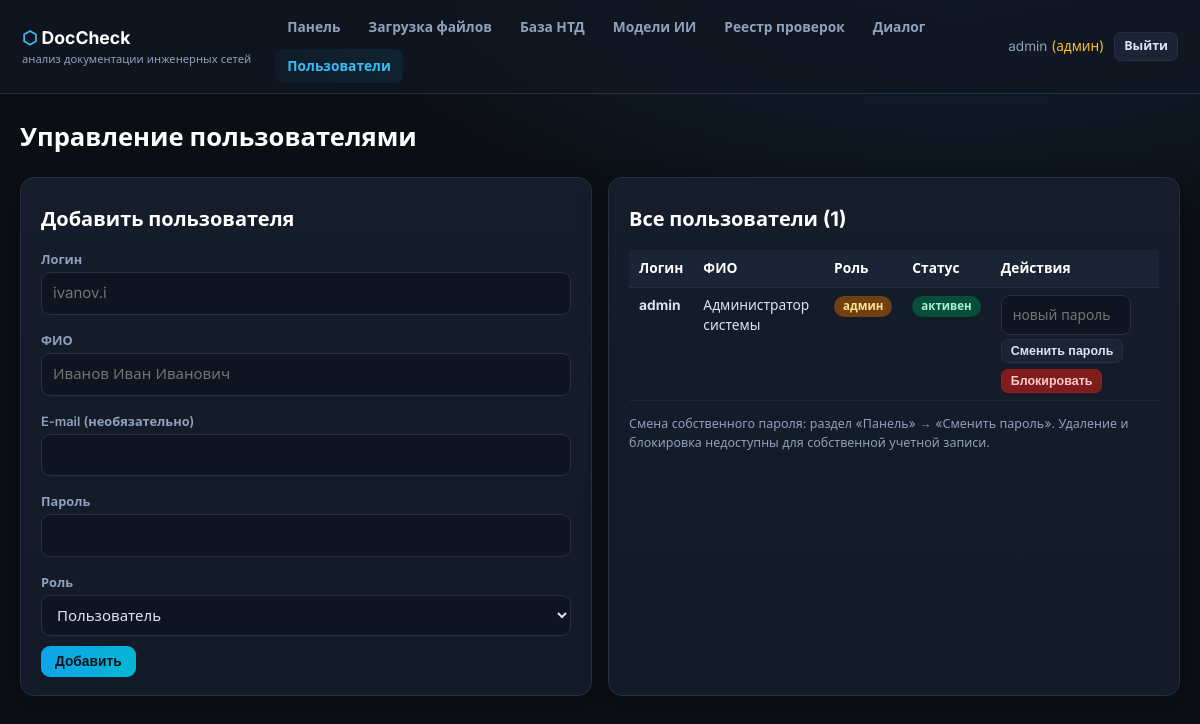
Page /admin/users (signed in) on the committed database.
### app/models.py (models this page shows, shortened)
class User(UserMixin, db.Model):
    __tablename__ = "users"
    id = db.Column(db.Integer, primary_key=True)
    username = db.Column(db.String(64), unique=True, nullable=False)
    full_name = db.Column(db.String(128), default="")
    email = db.Column(db.String(128), default="")
    password_hash = db.Column(db.String(256), nullable=False)
    role = db.Column(db.String(16), default="user")  # admin | user
    is_blocked = db.Column(db.Boolean, default=False)
    created_at = db.Column(db.DateTime, default=utcnow)
    checks = db.relationship("Check", backref="user", lazy="dynamic")
    @property
    def is_active(self):
        return not self.is_blocked
    @property
    def is_admin(self):
        return self.role == "admin"

### app/routes/auth.py (the view)
@bp.route("/admin/users")
@login_required
def users():
    if not current_user.is_admin:
        flash("Доступ только для администратора.", "danger")
        return redirect(url_for("main.dashboard"))
    return render_template("users.html", users=User.query.order_by(User.username).all())

### app/templates/users.html (shortened to what this page needs)
{% extends "base.html" %}
{% block content %}
<h1>Управление пользователями</h1>
<div class="grid cols-2">
  <div class="card">
    <h2>Добавить пользователя</h2>
    <form method="post" action="{{ url_for('auth.user_add') }}">
      <label>Логин</label>
      <input name="username" required maxlength="64" placeholder="ivanov.i">
      <label>ФИО</label>
      <input name="full_name" placeholder="Иванов Иван Иванович">
      <label>E-mail (необязательно)</label>
      <input name="email" type="email">
      <label>Пароль</label>
      <input name="password" type="password" required minlength="6">
      <label>Роль</label>
      <select name="role">
        <option value="user">Пользователь</option>
      </select>
      <button class="btn btn-primary">Добавить</button>
    </form>
  </div>
  <div class="card">
    <h2>Все пользователи ({{ users|length }})</h2>
    <table>
      <tr><th>Логин</th><th>ФИО</th><th>Роль</th><th>Статус</th><th>Действия</th></tr>
      {% for u in users %}
      <tr>
        <td><b>{{ u.username }}</b></td>
        <td>{{ u.full_name or '—' }}</td>
        <td>{% if u.role=='admin' %}<span class="badge b-warn">админ</span>{% else %}<span class="badge b-info">пользователь</span>{% endif %}</td>
        <td>{% if u.is_blocked %}<span class="badge b-crit">заблокирован</span>{% else %}<span class="badge b-ok">активен</span>{% endif %}</td>
        <td>
          <div class="flex" style="gap:6px">
            <form method="post" action="{{ url_for('auth.user_password', uid=u.id) }}" class="flex" style="gap:4px;margin:0">
              <input name="new_password" type="password" placeholder="новый пароль" required minlength="6" style="width:130px;margin:0">
              <button class="btn btn-sm">Сменить пароль</button>
            </form>
            <form method="post" action="{{ url_for('auth.user_block', uid=u.id) }}" style="margin:0">
              <button class="btn btn-sm {{ 'btn-ok' if u.is_blocked else 'btn-danger' }}">
                {{ 'Разблокировать' if u.is_blocked else 'Блокировать' }}</button>
            </form>
          </div>
        </td>
      </tr>
      {% endfor %}
    </table>
    <p class="hint mt">Смена собственного пароля: раздел «Панель» → «Сменить пароль».
    Удаление и блокировка недоступны для собственной учетной записи.</p>
  </div>
</div>
{% endblock %}

### app/templates/base.html (shortened to what this page needs)
<!DOCTYPE html>
<html lang="ru">
<head>
<link rel="stylesheet" href="{{ url_for('static', filename='style.css') }}">
</head>
<body class="{% if not current_user.is_authenticated %}login-body{% endif %}">
{% if current_user.is_authenticated %}
<nav class="topbar">
  <div class="brand"><span class="logo">⬡</span> DocCheck <small>анализ документации инженерных сетей</small></div>
  <div class="nav-links">
    <a href="{{ url_for('main.dashboard') }}" class="{{ 'active' if request.endpoint=='main.dashboard' }}">Панель</a>
    <a href="{{ url_for('main.upload_page') }}" class="{{ 'active' if request.endpoint=='main.upload_page' }}">Загрузка файлов</a>
    <a href="{{ url_for('main.ntd') }}" class="{{ 'active' if request.endpoint.startswith('main.ntd') }}">База НТД</a>
    <a href="{{ url_for('main.models') }}" class="{{ 'active' if request.endpoint=='main.models' }}">Модели ИИ</a>
    <a href="{{ url_for('main.history') }}" class="{{ 'active' if request.endpoint=='main.history' }}">Реестр проверок</a>
    <a href="{{ url_for('main.chat_page') }}" class="{{ 'active' if request.endpoint=='main.chat_page' }}">Диалог</a>
    {% if current_user.is_admin %}<a href="{{ url_for('auth.users') }}" class="{{ 'active' if request.endpoint=='auth.users' }}">Пользователи</a>{% endif %}
  </div>
  <div class="nav-user">
    <span class="uname">{{ current_user.username }}{% if current_user.is_admin %} <em>(админ)</em>{% endif %}</span>
    <a class="btn btn-sm" href="{{ url_for('auth.logout') }}">Выйти</a>
  </div>
</nav>
{% endif %}
<main class="container">
  {% block content %}{% endblock %}
</main>
</body>
</html>

### app/static/style.css (style rules this page uses)
:root { --bg:#0b0f14; --bg2:#111722; --panel:#151d2a; --panel2:#1a2434; --line:#243044; --txt:#dbe4f0; --muted:#8fa1bb; --acc:#38bdf8; --acc2:#22d3ee; --ok:#34d399; --warn:#fbbf24; --crit:#f87171; }
* { box-sizing:border-box }
body { margin:0;background:radial-gradient(1200px 600px at 80% -10%, #14283c 0%, var(--bg) 55%) fixed; color:var(--txt);font-family:'Inter',system-ui,sans-serif;font-size:15px;line-height:1.5 }
a { color:var(--acc);text-decoration:none }
h1,h2,h3 { font-weight:700;color:#fff;margin:.4em 0 .8em }
h1 { font-size:1.6rem }
h2 { font-size:1.25rem }
.topbar { display:flex;align-items:center;gap:24px;padding:10px 22px; background:rgba(17,23,34,.85);backdrop-filter:blur(8px);border-bottom:1px solid var(--line); position:sticky;top:0;z-index:50 }
.brand { font-weight:700;font-size:1.1rem;color:#fff;white-space:nowrap }
.brand small { display:block;color:var(--muted);font-weight:400;font-size:.7rem }
.logo { color:var(--acc) }
.nav-links { display:flex;gap:4px;flex-wrap:wrap;flex:1 }
.nav-links a { padding:7px 12px;border-radius:8px;color:var(--muted);font-weight:600;font-size:.86rem }
.nav-links a.active { background:linear-gradient(90deg,#0e3a5233,#155e7533);color:var(--acc) }
.nav-user { display:flex;align-items:center;gap:10px }
.uname { color:var(--muted);font-size:.85rem }
.uname em { color:var(--warn);font-style:normal }
.container { max-width:1200px;margin:24px auto;padding:0 20px }
.grid { display:grid;gap:16px }
.grid.cols-2 { grid-template-columns:repeat(auto-fit,minmax(380px,1fr)) }
.card { background:linear-gradient(180deg,var(--panel),#121a27);border:1px solid var(--line); border-radius:14px;padding:18px 20px;box-shadow:0 8px 24px rgba(0,0,0,.35) }
.btn { display:inline-block;background:var(--panel2);border:1px solid var(--line);color:var(--txt); padding:8px 14px;border-radius:9px;font-weight:600;font-size:.86rem;cursor:pointer }
.btn-primary { background:linear-gradient(90deg,#0ea5e9,#06b6d4);border:none;color:#04121c }
.btn-danger { background:#7f1d1d;border-color:#991b1b;color:#fecaca }
.btn-sm { padding:4px 9px;font-size:.78rem;border-radius:7px }
input,select,textarea { width:100%;background:#0e1520;border:1px solid var(--line);color:var(--txt); border-radius:9px;padding:9px 11px;font:inherit;margin-bottom:10px }
label { display:block;color:var(--muted);font-size:.8rem;font-weight:600;margin:6px 0 3px }
table { width:100%;border-collapse:collapse;font-size:.86rem }
th { background:var(--panel2);color:#fff;text-align:left;padding:8px 10px;border-bottom:1px solid var(--line);position:sticky;top:0 }
td { padding:7px 10px;border-bottom:1px solid #1c2637;vertical-align:top }
.badge { display:inline-block;padding:2px 9px;border-radius:20px;font-size:.72rem;font-weight:700 }
.b-ok { background:#064e3b;color:#a7f3d0 }
.b-warn { background:#713f12;color:#fde68a }
.hint { color:var(--muted);font-size:.78rem }
.flex { display:flex;gap:12px;flex-wrap:wrap;align-items:center }
.mt { margin-top:14px }

### rows in the picture
User: username "admin", full_name "Администратор системы", role "админ", shows "активен", is_blocked "Блокировать"

### other values in the picture
{{ users|length }} "1"
